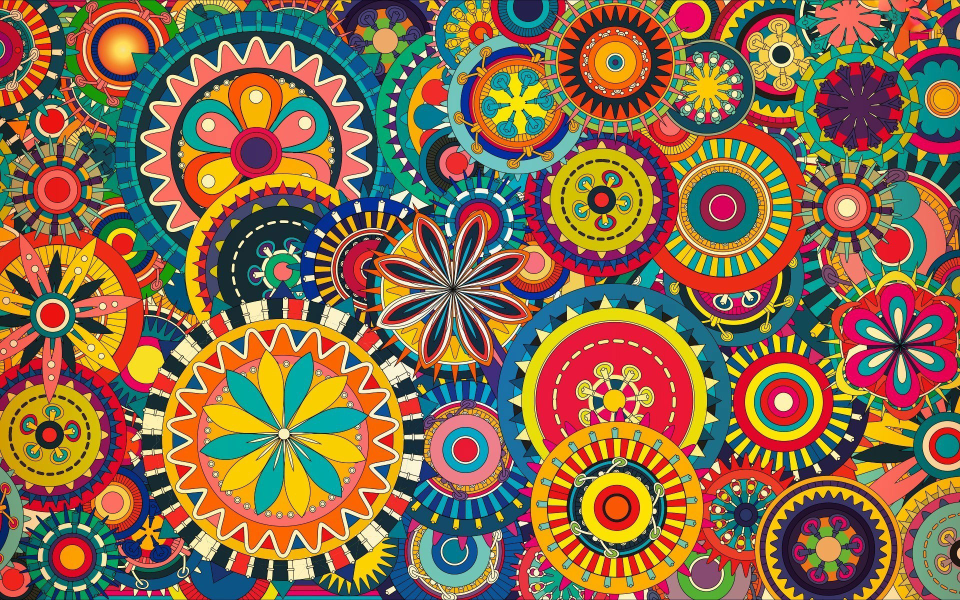
#> input picture colouredpicture.jpg, 1920 x 1200 px (shown at 1/2 size)
$ python 'colour_detection_opencv (1).py'
#> lines starting #> are read from the running program, lines starting #| are printed output that depends on the picture
#!/usr/bin/env python
# coding: utf-8

# In[3]:


import pandas as pd
import cv2

#creating variables which stores the path of the image and the csv file
img_path='colouredpicture.jpg'
csv_path='colors.csv'

#reading the csv file
df=pd.read_csv('colors.csv')
#> (reads colors.csv from the repository)
df.head()

#givng headings to each coloumn
index=["Color","Color_name","Hex","R","G","B"]
df=pd.read_csv('colors.csv',names=index,header=None)
df.head()

#Reading the image with opencv
img = cv2.imread(img_path)
#> img is the input picture: shape (1200, 1920, 3); mean B, G, R 77, 108.2, 137.6
#resizing the image
img= cv2.resize(img,(1000,662),interpolation=cv2.INTER_AREA)
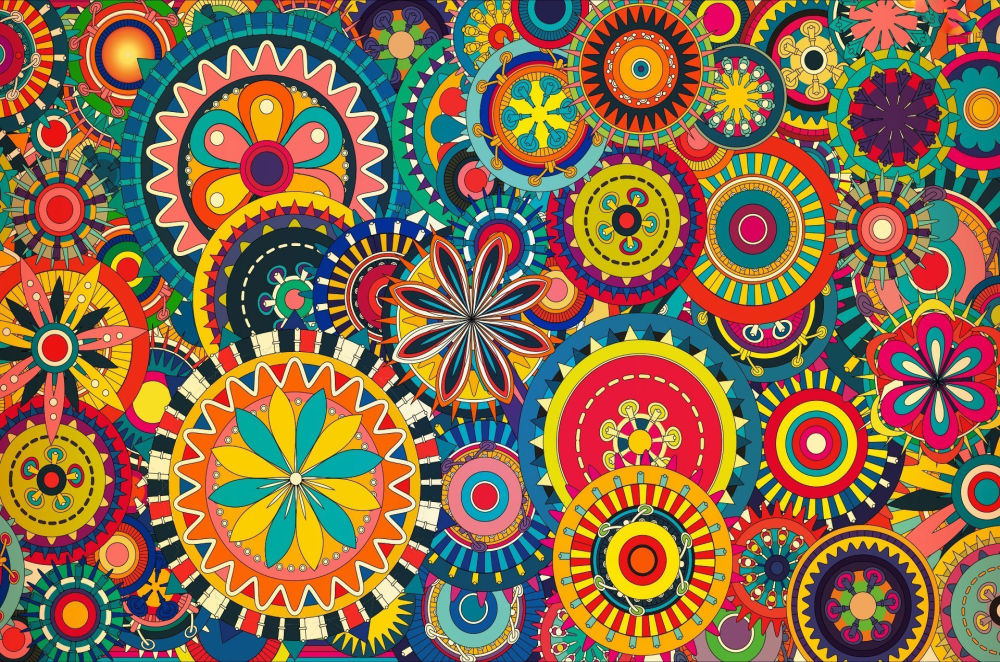
#> img: shape (662, 1000, 3); mean B, G, R 77, 108.2, 137.6

#declaring global variables
clicked = False
r = g = b = xpos = ypos = 0

#function to calculate minimum distance from all colors and get the most matching color
def getColorName(R,G,B):
    minimum = 10000
    for i in range(len(df)):
        d = abs(R- int(df.loc[i,"R"])) + abs(G- int(df.loc[i,"G"]))+ abs(B- int(df.loc[i,"B"]))
        if(d<=minimum):
            minimum = d
            cname = df.loc[i,'Color_name']
    return cname

#function to get x,y coordinates of image on mouse click
#basically binding this function to the mouse click
def draw_function(event,x,y,flags,para):
    if event == cv2.EVENT_LBUTTONDBLCLK:
        global clicked,r,g,b,xpos,ypos
        clicked = True
        xpos = x
        ypos= y
        b,g,r=img[y,x]
        b=int(b)
        g=int(g)
        r=int(r)

#How to display an image
cv2.namedWindow('Image')
cv2.setMouseCallback('Image',draw_function)

while True:
    cv2.imshow('Image',img)
    if clicked:
        #cv2.rectangle(image, start_point, end_point, color, thickness) and -1 fills entire rectangle.
        cv2.rectangle(img,(20,20), (750,60), (b,g,r), -1)

        #Creating text string to display( Color name and RGB values )
        text = getColorName(r,g,b) + ' R='+ str(r) +  ' G='+ str(g) +  ' B='+ str(b)

        #cv2.putText(image, text, org, font, fontScale, color[, thickness[, lineType[, bottomLeftOrigin]]])
        cv2.putText(img, text,(50,50),2,0.8,(255,255,255),2,cv2.LINE_AA)

        #For very light colours we'll display text in black colour
        if r+g+b >=600:
            cv2.putText(img,text,(50,50),2,0.8,(0,0,0),2,cv2.LINE_AA)

    if cv2.waitKey(20) & 0xFF ==27: #press escape key to exit the loop.
#> (key Esc is pressed here)
        break
cv2.destroyAllWindows()


# In[ ]:
